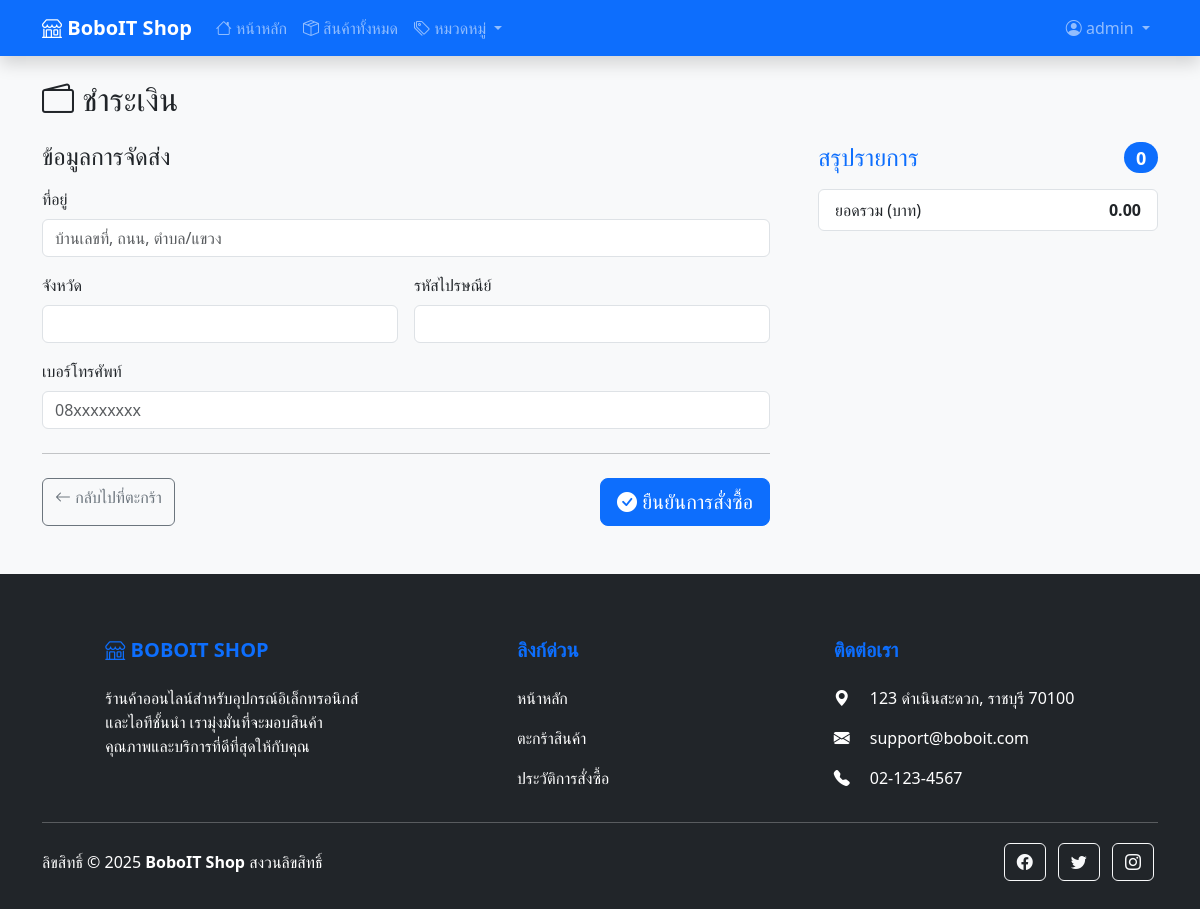
Before: /checkout.php (signed in) with the older database file.
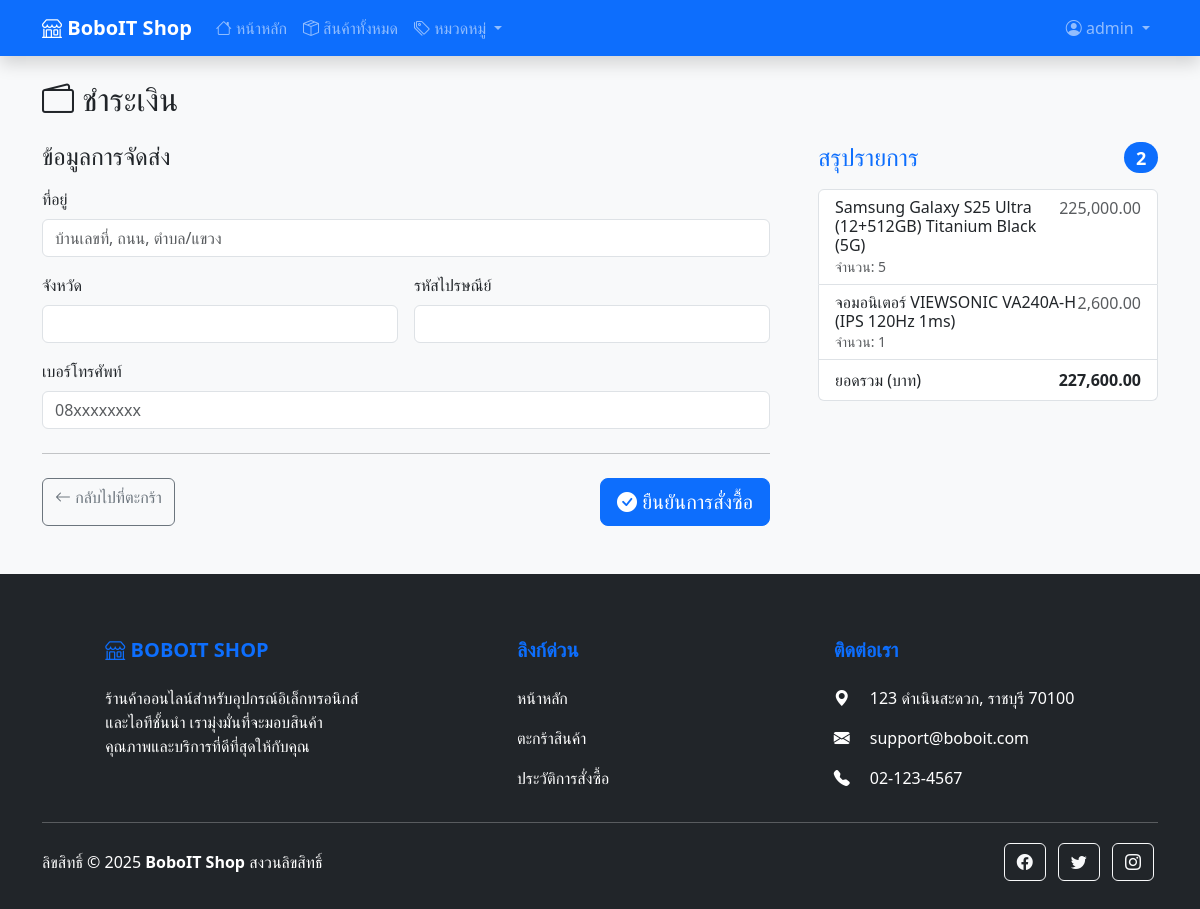
After: the same page with the newer database file.
### tables this page shows
CREATE TABLE `cart` (
  `cart_id` int(11) NOT NULL,
  `user_id` int(11) DEFAULT NULL,
  `product_id` int(11) DEFAULT NULL,
  `quantity` int(11) NOT NULL,
  `added_at` timestamp NOT NULL DEFAULT current_timestamp()
);

CREATE TABLE `products` (
  `product_id` int(11) NOT NULL,
  `product_name` varchar(150) NOT NULL,
  `description` text DEFAULT NULL,
  `price` decimal(10,2) NOT NULL,
  `stock` int(11) DEFAULT 0,
  `image` varchar(255) NOT NULL,
  `category_id` int(11) DEFAULT NULL,
  `created_at` timestamp NOT NULL DEFAULT current_timestamp()
);

### checkout.php (the view, shortened to what this page needs)
<?php
require 'config.php';
$user_id = $_SESSION['user_id'];
$stmt = $conn->prepare("SELECT cart.cart_id, cart.quantity, cart.product_id, products.product_name, products.price, products.image
FROM cart
JOIN products ON cart.product_id = products.product_id
WHERE cart.user_id = ?");
$stmt->execute([$user_id]);
$items = $stmt->fetchAll(PDO::FETCH_ASSOC);
$total = 0;
foreach ($items as $item) {
    $total += $item['quantity'] * $item['price'];
}
?>
<!DOCTYPE html>
<html lang="th">
<head>
    <link href="https://cdn.jsdelivr.net/npm/bootstrap@5.3.7/dist/css/bootstrap.min.css" rel="stylesheet">
    <link href="https://cdn.jsdelivr.net/npm/bootstrap-icons@1.10.0/font/bootstrap-icons.css" rel="stylesheet">
</head>
<body>
    <?php require_once 'navbar.php'; ?>
    <div class="container mt-4">
        <h2 class="mb-4"><i class="bi bi-wallet2"></i> ชำระเงิน</h2>
        <div class="row g-5">
            <div class="col-md-7 col-lg-8">
                <h4 class="mb-3">ข้อมูลการจัดส่ง</h4>
                <form method="post" class="needs-validation" novalidate>
                    <div class="row g-3">
                        <div class="col-12">
                            <label for="address" class="form-label">ที่อยู่</label>
                            <input type="text" name="address" id="address" class="form-control" placeholder="บ้านเลขที่, ถนน, ตำบล/แขวง" required>
                        </div>
                        <div class="col-md-6">
                            <label for="city" class="form-label">จังหวัด</label>
                            <input type="text" name="city" id="city" class="form-control" required>
                        </div>
                        <div class="col-md-6">
                            <label for="postal_code" class="form-label">รหัสไปรษณีย์</label>
                            <input type="text" name="postal_code" id="postal_code" class="form-control" required>
                        </div>
                        <div class="col-12">
                            <label for="phone" class="form-label">เบอร์โทรศัพท์</label>
                            <input type="tel" name="phone" id="phone" class="form-control" placeholder="08xxxxxxxx" required>
                        </div>
                    </div>
                    <hr class="my-4">
                    <div class="d-flex justify-content-between">
                        <a href="cart.php" class="btn btn-outline-secondary"><i class="bi bi-arrow-left"></i> กลับไปที่ตะกร้า</a>
                        <button class="btn btn-primary btn-lg" type="submit"><i class="bi bi-check-circle-fill"></i> ยืนยันการสั่งซื้อ</button>
                    </div>
                </form>
            </div>
            <div class="col-md-5 col-lg-4 order-md-last">
                <h4 class="d-flex justify-content-between align-items-center mb-3">
                    <span class="text-primary">สรุปรายการ</span>
                    <span class="badge bg-primary rounded-pill"><?= count($items) ?></span>
                </h4>
                <ul class="list-group mb-3">
                    <?php foreach ($items as $item) : ?>
                        <li class="list-group-item d-flex justify-content-between lh-sm">
                            <div>
                                <h6 class="my-0"><?= htmlspecialchars($item['product_name']) ?></h6>
                                <small class="text-muted">จำนวน: <?= $item['quantity'] ?></small>
                            </div>
                            <span class="text-muted"><?= number_format($item['price'] * $item['quantity'], 2) ?></span>
                        </li>
                    <?php endforeach; ?>
                    <li class="list-group-item d-flex justify-content-between">
                        <span>ยอดรวม (บาท)</span>
                        <strong><?= number_format($total, 2) ?></strong>
                    </li>
                </ul>
            </div>
        </div>
    </div>
    <?php require_once 'footer.php'; ?>
</body>
</html>

Changed rows visible on the page:
added cart: product.product_name "Samsung Galaxy S25 Ultra (12+512GB) Titanium Black (5G)", quantity "5", $item['price'] * $item['quantity'] "225,000.00"
added cart: product.product_name "จอมอนิเตอร์ VIEWSONIC VA240A-H (IPS 120Hz 1ms)", quantity "1", $item['price'] * $item['quantity'] "2,600.00"
Other visible differences:
count($items): "0" → "2"
$total: "0.00" → "227,600.00"
